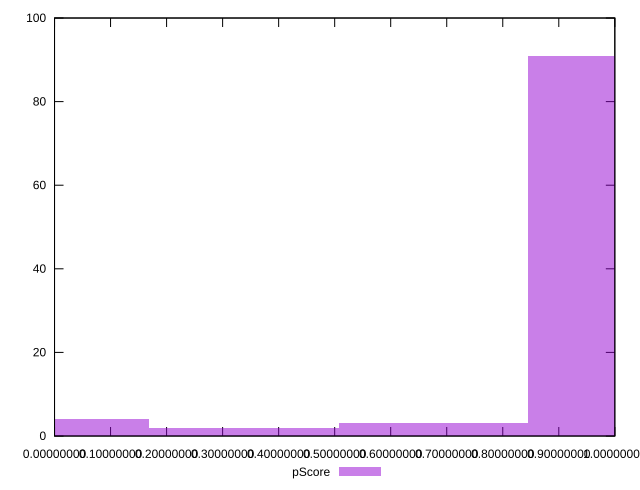

Write the gnuplot code that produced this figure.
reset

$pScore <<EOF
0 4
1.014084037442837 91
0.33802801248094566 2
0.6760560249618913 3
EOF

set key outside below
set boxwidth 0.33802801248094566
set xrange [2.0000575862155756e-8:0.9999993380488856]
set yrange [0:100]
set trange [0:100]
set style fill transparent solid 0.5 noborder
set terminal svg size 640, 490 enhanced background rgb 'white'
set output "report/report_00029_2021-02-24T13-36-40.390Z/estimated-input-latency/samples/agenda/pScore/histogram.svg"

plot $pScore title "pScore" with boxes

reset
